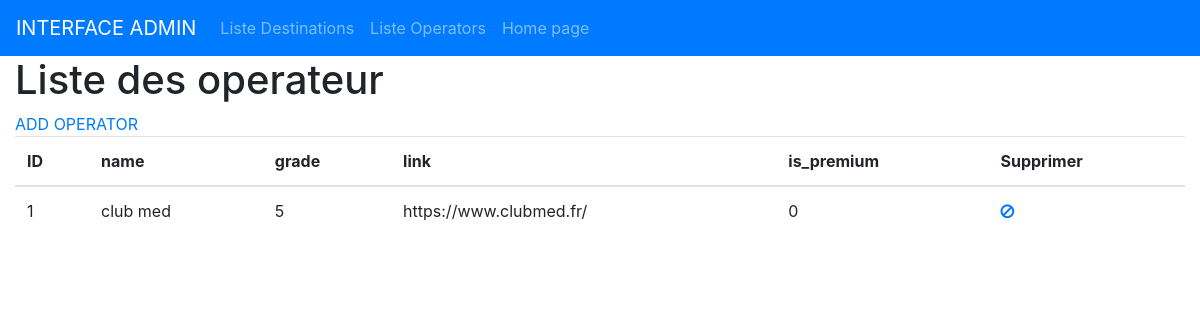
/interface_admin/admin_operator.php, run on an earlier commit of the app's database.
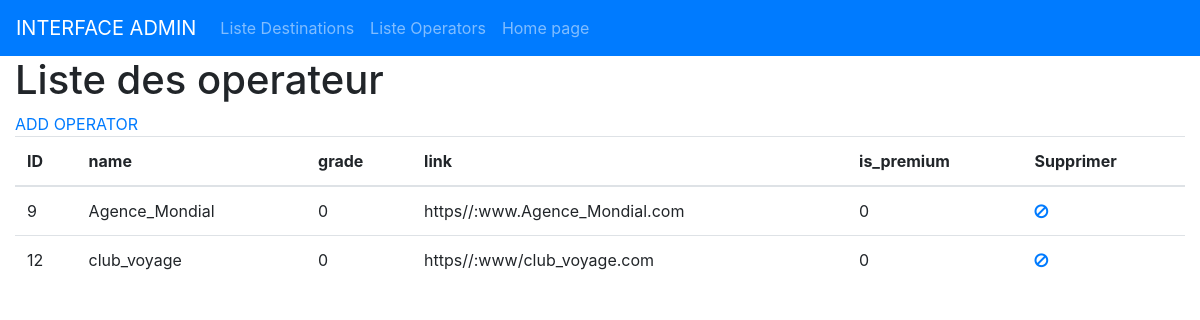
And on a later commit of the database.
### tables this page shows
CREATE TABLE `tour_operators` (
  `id` int(10) NOT NULL,
  `name` varchar(150) NOT NULL,
  `grade` int(2) NOT NULL,
  `link` varchar(255) NOT NULL,
  `is_premium` tinyint(1) NOT NULL DEFAULT 0
);

### interface_utilisateur/class/Manager.php (called while the page is built, shortened)
<?php
class Manager {
    private $bdd;
    public function setBdd(PDO $bdd){
        $this->bdd = $bdd;
    }
    public function getAllOperator(){
        $list = [];
        $select = $this->bdd->prepare('SELECT * FROM tour_operators');
        $select->execute();
        foreach($select->fetchAll() as $operators){
            array_push($list, new TourOperator($operators));
        }
                return $list;
    }
}

### interface_utilisateur/class/TourOperator.php (called while the page is built, shortened)
<?php
class TourOperator {
    private $id;
    private $name;
    private $grade;
    private $link;
    private $is_premium;
    public function hydrate(array $donnees)
    {
        foreach ($donnees as $key => $value)
        {
        $method = 'set'.ucfirst($key);
        }
    }
    public function setId($id){
        $this->id = $id;
    }
    public function getId(){
        return $this->id;
    }
    public function setName($name){
        $this->name = $name;
    }
    public function getName(){
        return $this->name;
    }
    public function setGrade($grade){
        $this->grade = $grade;
    }
    public function getGrade(){
        return $this->grade;
    }
    public function setLink($link){
        $this->link = $link;
    }
    public function getLink(){
        return $this->link;
    }
    public function setIs_premium($is_premium){
        $this->is_premium = $is_premium;
    }
    public function getIsPremium(){
        return $this->is_premium;
    }
}

### interface_admin/admin_operator.php (the view)
<?php
include 'admin_structure/header.php';
?>
<section class="col-lg-12">
                <h1>Liste des operateur</h1>
                <a href="add_operator.php">ADD OPERATOR</a>
                <table class="table">
                    <thead>
                        <th>ID</th>
                        <th>name</th>
                        <th>grade</th>
                        <th>link</th>
                        <th>is_premium</th>
                        <th>Supprimer</th>
                    </thead>
                    <tbody>
                        <?php
                        foreach($operator as $operators){
                        ?>
                            <tr>
                                <td><?echo($operators->getId())?></td>
                                <td><?echo($operators->getName())?></td>
                                <td><?echo($operators->getGrade())?></td>
                                <td><?echo($operators->getLink())?></td>
                                <td><?echo($operators->getIsPremium())?></td>
                                <td><a href="process/delete_operator.php?id=<? echo $operators->getId()?>"><i class="fa fa-ban" aria-hidden="true"></i></a></td>
                            </tr>
                        <?php
                        }
                        ?>
                    </tbody>
                </table>
            </section>
</body>
</html>

What changed in the data, as far as the page shows it:
removed tour_operators: id "1", name "club med", grade "5", link "https://www.clubmed.fr/", is_premium "0"
added tour_operators: id "9", name "Agence_Mondial", grade "0", link "https//:www.Agence_Mondial.com", is_premium "0"
added tour_operators: id "12", name "club_voyage", grade "0", link "https//:www/club_voyage.com", is_premium "0"
